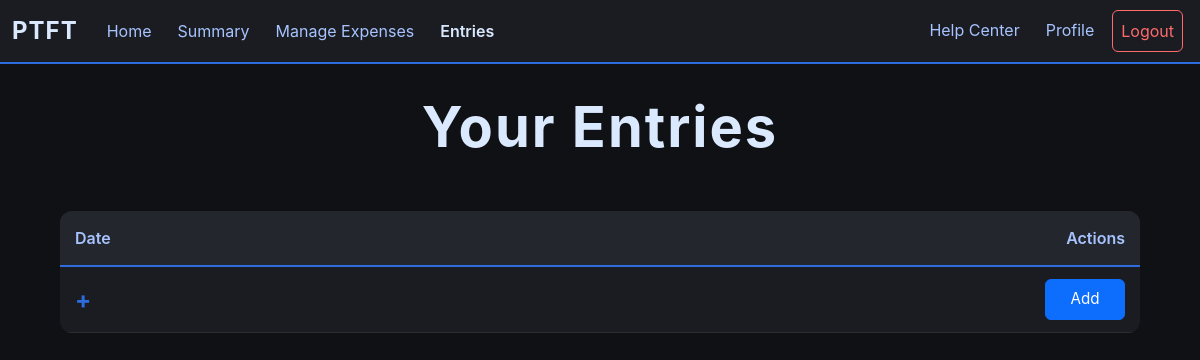
Before: /entry (signed in) with the older database file.
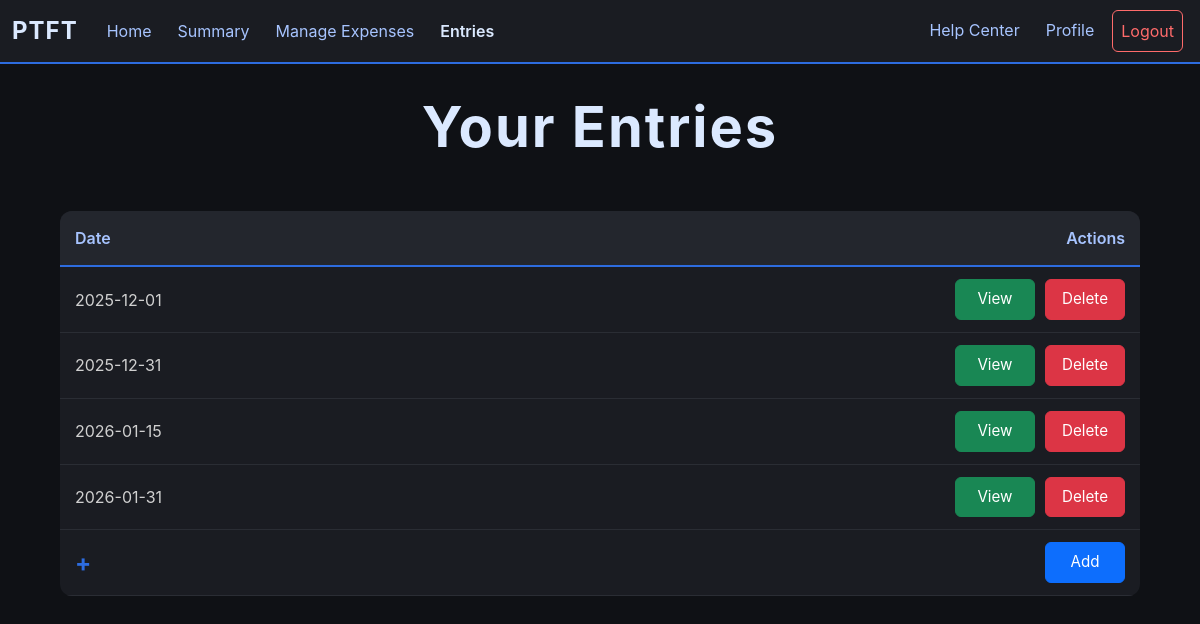
After: the same page with the newer database file.
### app/models.py (models this page shows, shortened)
class Entry(db.Model):        #Stores each entry per user
    id = db.Column(db.Integer, primary_key = True)
    user_id = db.Column(db.Integer, db.ForeignKey("user.id"))
    income = db.Column(db.Float, default = 0.0)
    date = db.Column(db.Integer, default = date.today())

### app/routes/entry.py (the view)
@entry.route("/entry", methods = ["GET"])
def all_entry():
    if helper.check_login():
        if request.method == "GET":     #Displays all user entries
            return render_template("entry.html", entries = Entry.query.filter_by(user_id = session["user_id"]).all())
    else:
        return redirect(url_for("user.login"))

### app/helper.py (called while the page is built)
def check_login():
    return "user_id" in session

### app/templates/entry.html (shortened to what this page needs)
{% extends "budget_base.html" %}
{% block content %}
<div class="expense-container">
    <h1 class="main-title">Your Entries</h1>
    <table class="expense-table">
        <thead>
            <tr>
                <th style="width: 70%;">Date</th>
                <th style="width: 30%; text-align: right;">Actions</th>
            </tr>
        </thead>
        <tbody>
            {% for entry in entries %}
            <tr>
                <td>{{entry.date}}</td>
                <td class="button-cell">
                    <div class="button-group">
                        <a href="{{url_for('entry.view_entry', entry_id = entry.id)}}" class="btn btn-success">View</a>
                        <form action="{{url_for('entry.delete_entry', entry_id = entry.id)}}" method="POST">
                            <button type="submit" class="btn btn-danger">Delete</button>
                        </form>
                    </div>
                </td>
            </tr>
            {% endfor %}
            <tr class="add-row">
                <td>+</td>
                <td class="button-cell">
                    <form action="/add_entry" method="POST">
                        <button type="submit" class="btn btn-primary">Add</button>
                    </form>
                </td>
            </tr>
        </tbody>
    </table>
</div>
{% endblock %}

Changed rows visible on the page:
added Entry: date "2025-12-01"
added Entry: date "2025-12-31"
added Entry: date "2026-01-15"
added Entry: date "2026-01-31"
